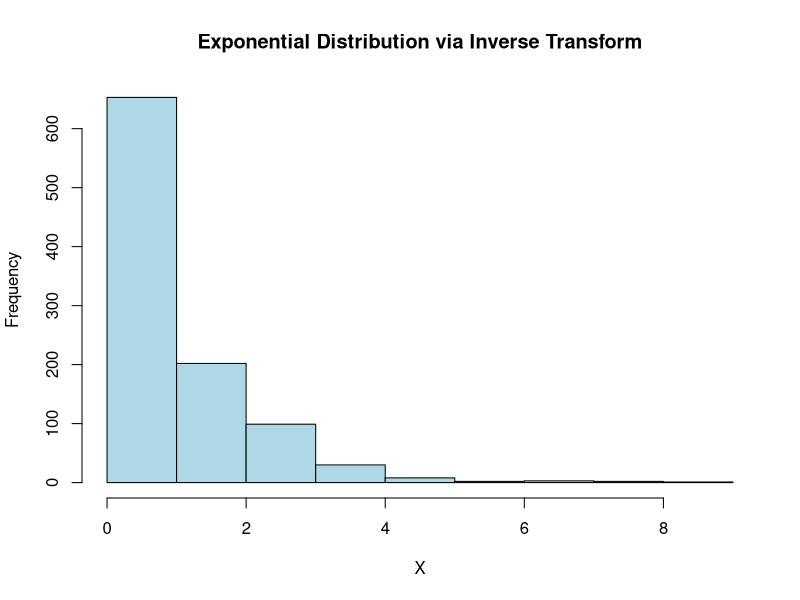
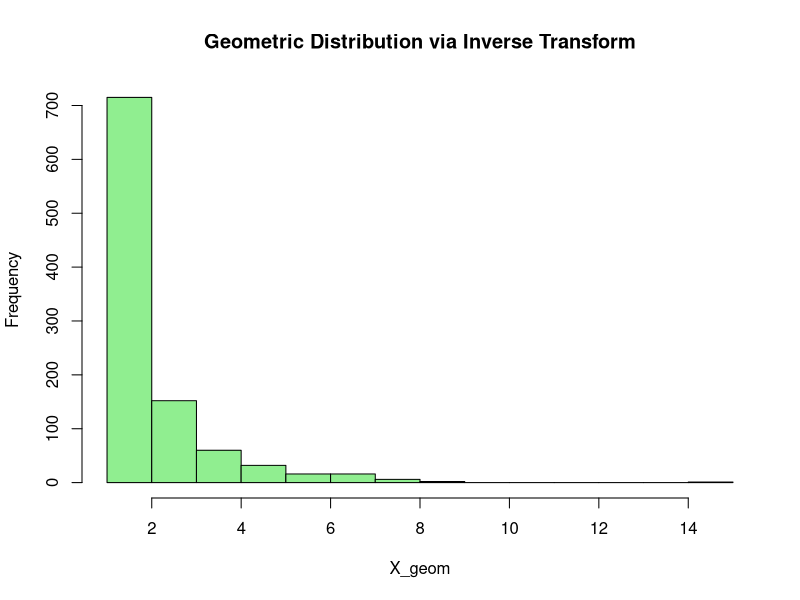
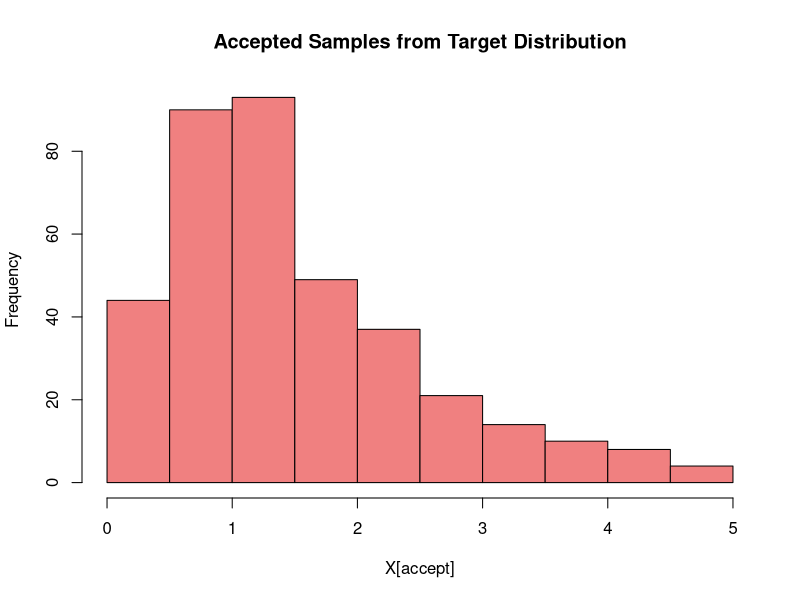
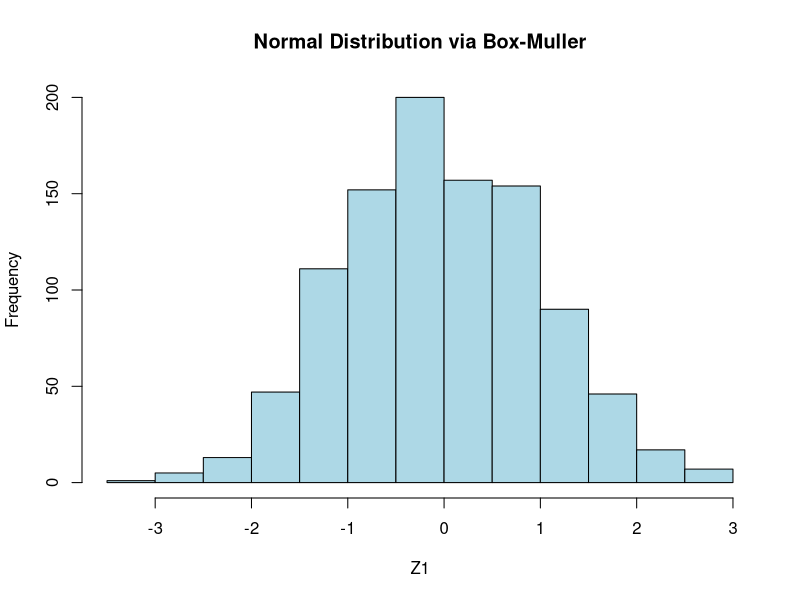
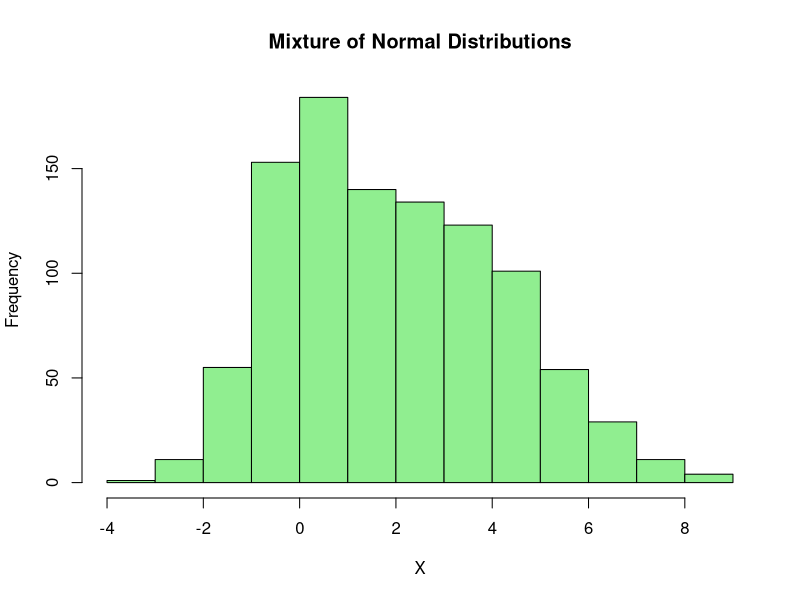

Write the R code that produced these figures, in order.
## ---- chunk 1
# Sampling examples
sample(0:1, size = 10, replace = TRUE)  # Tossing coins
sample(1:100, size = 6, replace = FALSE)  # Choosing lottery numbers
sample(letters)  # Permutation of letters
## ---- chunk 2
# Sample from multinomial distribution
x <- sample(1:3, size = 100, replace = TRUE, prob = c(.2, .3, .5))
table(x)
## ---- chunk 3
# Inverse transform method for exponential distribution
n <- 1000
U <- runif(n)
X <- -log(1 - U)
hist(X, main="Exponential Distribution via Inverse Transform", col="lightblue")
## ---- chunk 4
# Inverse transform method for geometric distribution
p <- 0.5
X_geom <- ceiling(log(1 - runif(n)) / log(1 - p))
hist(X_geom, main="Geometric Distribution via Inverse Transform", col="lightgreen")
## ---- chunk 5
# Acceptance-rejection method example
target <- function(x) { ifelse(x > 0, exp(-x), 0) }
proposal <- function(x) { dnorm(x, mean = 2, sd = 1) }

X <- rnorm(1000, mean = 2, sd = 1)
accept <- runif(1000) < target(X) / (1.5 * proposal(X))

hist(X[accept], main="Accepted Samples from Target Distribution", col="lightcoral")
## ---- chunk 6
# Box-Muller transform
n <- 1000
U1 <- runif(n)
U2 <- runif(n)
Z1 <- sqrt(-2 * log(U1)) * cos(2 * pi * U2)
Z2 <- sqrt(-2 * log(U1)) * sin(2 * pi * U2)
hist(Z1, main="Normal Distribution via Box-Muller", col="lightblue")
## ---- chunk 7
# Mixture of normals
library(MASS)
mu1 <- 0; mu2 <- 3; sigma1 <- 1; sigma2 <- 2
p <- 0.3
X <- ifelse(runif(n) < p, rnorm(n, mu1, sigma1), rnorm(n, mu2, sigma2))
hist(X, main="Mixture of Normal Distributions", col="lightgreen")
